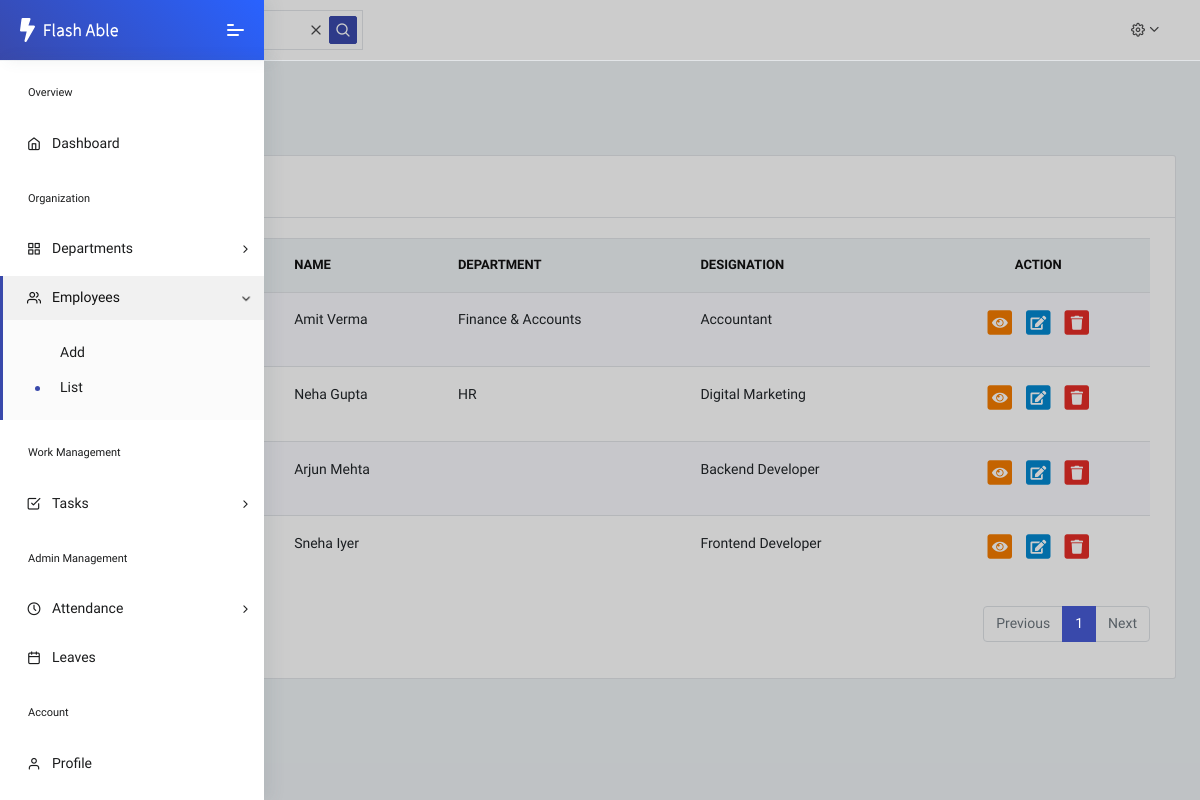
The app's page /list_employee/ (signed in) with its own data.
### core/models.py (models this page shows, shortened)
class EmployeeProfile(models.Model):
    user = models.OneToOneField(User, on_delete=models.CASCADE)
    department = models.ForeignKey(
        Department,
        on_delete=models.SET_NULL,
        null=True,
        blank=True
    )
    designation = models.CharField(max_length=100)
    salary = models.DecimalField(max_digits=10, decimal_places=2)
    join_date = models.DateField(auto_now_add=True)
    experience = models.PositiveIntegerField(
        help_text="Years of experience",
        null=True,
        blank=True
    )

class User(AbstractUser):
    ROLE_CHOICES = [
        ("ADMIN", "Admin"),
        ("EMPLOYEE", "Employee"),
    ]
    role = models.CharField(max_length=20, choices=ROLE_CHOICES)
    phone = models.CharField(max_length=15, blank=True, unique=True)
    address = models.TextField(blank=True)
    email = models.EmailField(unique = True)
    is_active = models.BooleanField(default=True)
    profile_pic = models.ImageField(
        upload_to="profile_pics/",
        default="profile_pics/default.png",
        blank=True
    )
    otp = models.IntegerField(null=True, blank=True)
    otp_created_at = models.DateTimeField(null=True,blank=True)
    otp_attempts = models.IntegerField(default=0)

class Department(models.Model):
    name = models.CharField(max_length=100)
    description = models.TextField(blank=True)

### core/views.py (the view)
# urls.py: path('list_employee/', views.list_employee, name='list-employee'),
def list_employee(request):
    employees = EmployeeProfile.objects.all().order_by('id')
    paginator = Paginator(employees, 5)
    page_number = request.GET.get('page')
    page_obj = paginator.get_page(page_number)
    context = {
        'employees' : employees,
        'page_obj': page_obj
    }
    return render(request,'employee/Employee_list.html',context)

### core/templates/employee/Employee_list.html (shortened to what this page needs)
{% extends 'dashboard/Admin_Dashboard.html' %}
{% load static %}
{% block mein %}
<div class="pcoded-main-container">
    <div class="pcoded-wrapper">
        <div class="pcoded-content">
            <div class="pcoded-inner-content">
                <div class="main-body">
                    <div class="page-wrapper">
                        <div class="page-header">
                            <div class="page-block">
                                <div class="row align-items-center">
                                    <div class="col-md-12">
                                        <div class="page-header-title">
                                            <h5 class="m-b-10">Employee</h5>
                                        </div>
                                        <ul class="breadcrumb">
                                            <li class="breadcrumb-item"><a href="{% url 'admin-dashboard' %}"></a></li>
                                            <li class="breadcrumb-item"><a href="#!">Employees List</a></li>
                                        </ul>
                                    </div>
                                </div>
                            </div>
                        </div>
                        <div class="row">
                            <div class="col-xl-12">
                                <div class="card">
                                    <div class="card-header">
                                        <h5>Employee List</h5>
                                    </div>
                                    <div class="card-body table-border-style">
                                        <div class="table-responsive">
                                            <table class="table table-striped">
                                                <thead>
                                                    <tr>
                                                        <th>#</th>
                                                        <th>Photo</th>
                                                        <th>Name</th>
                                                        <th>Department</th>
                                                        <th>Designation</th>
                                                        <th class="text-center">Action</th>
                                                    </tr>
                                                </thead>
                                                <tbody>
                                                {% for emp in page_obj %}
                                                    <tr>
                                                        <td>{{ forloop.counter }}</td>
                                                        <td>
                                                        </td>
                                                        <td>
                                                            {{ emp.user.first_name }}
                                                            {{ emp.user.last_name }}
                                                        </td>
                                                        <td>
                                                            {{ emp.department.name }}
                                                        </td>
                                                        <td>
                                                            {{ emp.designation }}
                                                        </td>
                                                        <td class="text-center">
                                                            <a href="{% url 'show-employee' emp.id %}" class="table-link  text-warning">
                                                                <span class="fa-stack">
                                                                    <i class="fa fa-square fa-stack-2x"></i>
                                                                    <i class="fa fa-eye fa-stack-1x fa-inverse"></i>
                                                                </span>
                                                            </a>
                                                            <a href="{% url 'edit-employee' emp.id %}" class="table-link  text-info">
                                                                <span class="fa-stack">
                                                                    <i class="fa fa-square fa-stack-2x"></i>
                                                                    <i class="fa fa-edit fa-stack-1x fa-inverse"></i>
                                                                </span>
                                                            </a>
                                                            <a href="{% url 'delete-employee' emp.id %}" class="table-link text-danger">
                                                                <span class="fa-stack">
                                                                    <i class="fa fa-square fa-stack-2x"></i>
                                                                    <i class="fa fa-trash fa-stack-1x fa-inverse"></i>
                                                                </span>
                                                            </a>
                                                        </td>
                                                    </tr>
                                                {% endfor %}
                                                </tbody>
                                            </table>
                                            <nav aria-label="Page navigation example">
                                                <ul class="pagination justify-content-end">
                                                    {% if page_obj.has_previous %}
                                                        <li class="page-item">
                                                            <a class="page-link" href="?page={{ page_obj.previous_page_number }}">Previous</a>
                                                        </li>
                                                    {% else %}
                                                        <li class="page-item disabled">
                                                            <a class="page-link" href="#">Previous</a>
                                                        </li>
                                                    {% endif %}
                                                    {% for num in page_obj.paginator.page_range %}
                                                        <li class="page-item {% if page_obj.number == num %}active{% endif %}">
                                                            <a class="page-link" href="?page={{ num }}">{{ num }}</a>
                                                        </li>
                                                    {% endfor %}
                                                    {% if page_obj.has_next %}
                                                        <li class="page-item">
                                                            <a class="page-link" href="?page={{ page_obj.next_page_number }}">Next</a>
                                                        </li>
                                                    {% else %}
                                                        <li class="page-item disabled">
                                                            <a class="page-link" href="#">Next</a>
                                                        </li>
                                                    {% endif %}
                                                </ul>
                                            </nav>
                                        </div>
                                    </div>
                                </div>
                            </div>
                        </div>
                    </div>
                </div>
            </div>
        </div>
    </div>
</div>
{% endblock %}

### records on screen
EmployeeProfile: user.first_name "Amit", user.last_name "Verma", department.name "Finance & Accounts", designation "Accountant"
EmployeeProfile: user.first_name "Neha", user.last_name "Gupta", department.name "HR", designation "Digital Marketing"
EmployeeProfile: user.first_name "Arjun", user.last_name "Mehta", designation "Backend Developer"
EmployeeProfile: user.first_name "Sneha", user.last_name "Iyer", designation "Frontend Developer"

### other values on screen
{{ num }} "1"
